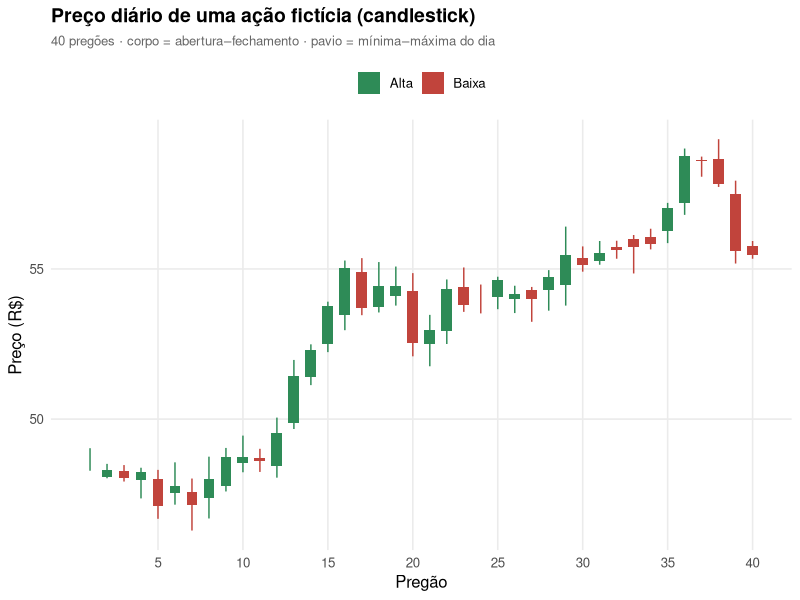

R code for this plot:
# Libraries
library(ggplot2)
library(dplyr)
library(jsonlite)

# Sessao roda em locale C puro (ASCII) neste ambiente -- sem isso, toda
# string acentuada sai corrompida byte a byte no data.json e no proprio PNG.
# "C.utf8" existe no sistema (locale -a). Ver AGENTS.md, "Licoes aprendidas".
invisible(Sys.setlocale("LC_CTYPE", "C.utf8"))

# Candlestick: preco diario (abertura/maxima/minima/fechamento) de uma
# acao ficticia ao longo de 40 pregoes. Sem pacote financeiro nenhum
# (`quantmod`/`TTR` fazem isso pronto, mas nao estao no apt nem no CRAN
# disponivel nesta sessao) -- cada vela e' so DUAS geometrias sobre o
# mesmo eixo X categorico: um `geom_segment` fino (o pavio, maxima ate
# minima) e um `geom_rect` grosso (o corpo, abertura ate fechamento),
# mesma familia de "monta na mao" ja usada no waffle e no mosaico desta
# base. Fica na categoria general (como bullet/manhattan/ternario/upset)
# por ser um tipo de grafico especializado que nao se encaixa nas
# categorias comuns de comparacao/distribuicao/evolucao.
set.seed(9102)

n_pregoes <- 40
preco_abertura_inicial <- 48.5

# Passeio aleatorio com deriva pequena pra cima (tendencia de alta suave,
# nao um ruido puro) -- cada dia comeca onde o anterior fechou, mais um
# "gap" pequeno (a diferenca entre o fechamento de ontem e a abertura de
# hoje, comum em pregoes reais).
fechamentos <- numeric(n_pregoes)
aberturas <- numeric(n_pregoes)
aberturas[1] <- preco_abertura_inicial
variacao_dia <- rnorm(n_pregoes, 0.18, 1.1)
for (i in seq_len(n_pregoes)) {
  fechamentos[i] <- round(aberturas[i] + variacao_dia[i], 2)
  if (i < n_pregoes) aberturas[i + 1] <- round(fechamentos[i] + rnorm(1, 0, 0.25), 2)
}

# Maxima/minima do dia: sempre alem do maior/menor entre abertura e
# fechamento (o pavio nunca fica mais curto que o corpo), com uma extensao
# aleatoria pequena pra cada lado.
corpo_topo <- pmax(aberturas, fechamentos)
corpo_base <- pmin(aberturas, fechamentos)
maximas <- round(corpo_topo + abs(rnorm(n_pregoes, 0.35, 0.25)), 2)
minimas <- round(corpo_base - abs(rnorm(n_pregoes, 0.35, 0.25)), 2)

dados <- data.frame(
  pregao = seq_len(n_pregoes),
  abertura = aberturas, fechamento = fechamentos,
  maxima = maximas, minima = minimas
) %>%
  mutate(direcao = if_else(fechamento >= abertura, "Alta", "Baixa"))

cor_direcao <- c("Alta" = "#2E8B57", "Baixa" = "#C1443C")

p <- ggplot(dados, aes(x = pregao)) +
  geom_segment(aes(xend = pregao, y = minima, yend = maxima, colour = direcao), linewidth = 0.5) +
  geom_rect(
    aes(xmin = pregao - 0.32, xmax = pregao + 0.32, ymin = pmin(abertura, fechamento), ymax = pmax(abertura, fechamento), fill = direcao),
    colour = NA
  ) +
  scale_colour_manual(values = cor_direcao, guide = "none") +
  scale_fill_manual(values = cor_direcao, name = NULL) +
  scale_x_continuous(breaks = seq(5, 40, by = 5)) +
  labs(
    title = "Preço diário de uma ação fictícia (candlestick)",
    subtitle = "40 pregões · corpo = abertura–fechamento · pavio = mínima–máxima do dia",
    x = "Pregão", y = "Preço (R$)"
  ) +
  theme_minimal(base_size = 12) +
  theme(
    plot.title = element_text(face = "bold", size = 14),
    plot.subtitle = element_text(colour = "grey40", margin = margin(b = 10), size = 9.5),
    panel.grid.minor = element_blank(),
    legend.position = "top"
  )

ggsave("output.png", plot = p, width = 9.5, height = 5.5, dpi = 150)

# ---------------------------------------------------------------------------
# Versao interativa: o D3 recebe OHLC bruto por pregao -- ele calcula
# posicao do corpo/pavio sozinho, mesmo principio de sempre desta base.
# ---------------------------------------------------------------------------
viz <- list(
  meta = list(cores = as.list(cor_direcao)),
  pregoes = lapply(seq_len(nrow(dados)), function(i) {
    list(
      pregao = dados$pregao[i], abertura = dados$abertura[i], fechamento = dados$fechamento[i],
      maxima = dados$maxima[i], minima = dados$minima[i], direcao = dados$direcao[i]
    )
  })
)

write_json(viz, "data.json", auto_unbox = TRUE, digits = NA)
